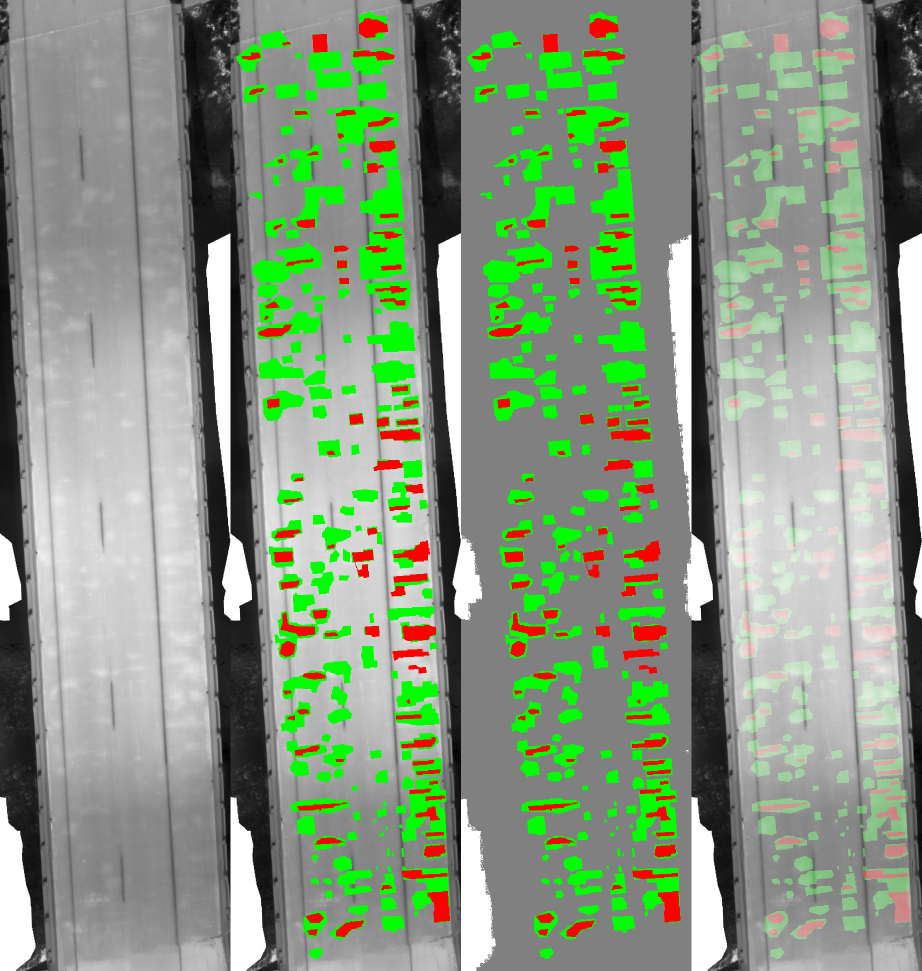
#> input picture SDNET2021_Audit/phase1d_five_bridge_audit/b1_diagnostic.png, 1844 x 1942 px, given in place of FR_NB_Original.png, which was not available (shown at 1/2 size)
$ python audit_script.py
#> lines starting #> are read from the running program, lines starting #| are printed output that depends on the picture; after the words box and inside, x2 and y2 are one past the last pixel; in counts of white or black regions, pixels touching at a corner belong together; pictures that were not available may be replaced by others from this repository, and a replacement may not be noted
import os
import csv
import json
import numpy as np
from PIL import Image, ImageDraw

audit_dir = r"C:\Users\Dell\Documents\SDNET2021_Audit"
irt_dir = os.path.join(audit_dir, "extracted_irt")
out_dir = os.path.join(audit_dir, "phase1d_five_bridge_audit")
os.makedirs(out_dir, exist_ok=True)

bridges = [
    {
        "bridge_id": "B1",
        "bridge_name": "Forest River Northbound",
        "folder": "1.Forest River NB",
        "orig_file": "FR_NB_Original.png",
        "anno_file": "FR_NB_Annotated.png"
    },
    {
        "bridge_id": "B2",
        "bridge_name": "Forest River Southbound",
        "folder": "2.Forest River SB",
        "orig_file": "FR_SB_Original.png",
        "anno_file": "FR_SB_Annotated.png"
    },
    {
        "bridge_id": "B3",
        "bridge_name": "Park River Median",
        "folder": "3.Park River Median",
        "orig_file": "PR_MD_Original.png",
        "anno_file": "PR_MD_Annotated.png"
    },
    {
        "bridge_id": "B4",
        "bridge_name": "Park River Northbound",
        "folder": "4.Park River North Bound",
        "orig_file": "PR_NB_Original.png",
        "anno_file": "PR_NB_Annotaed.png"
    },
    {
        "bridge_id": "B5",
        "bridge_name": "Park River Southbound",
        "folder": "5.Park River South Bound",
        "orig_file": "PR_SB_Original.png",
        "anno_file": "PR_SB_Annotated.png"
    }
]

bridge_summaries = []
all_tiles_records = []

for b in bridges:
    b_id = b["bridge_id"]
    b_name = b["bridge_name"]
    op = os.path.join(irt_dir, b["folder"], b["orig_file"])
    ap = os.path.join(irt_dir, b["folder"], b["anno_file"])

    orig_img = Image.open(op)
#> orig_img is the input picture: PIL image 1844x1942 RGB; mean R, G, B 134.9, 151.6, 128.1
    anno_img = Image.open(ap)
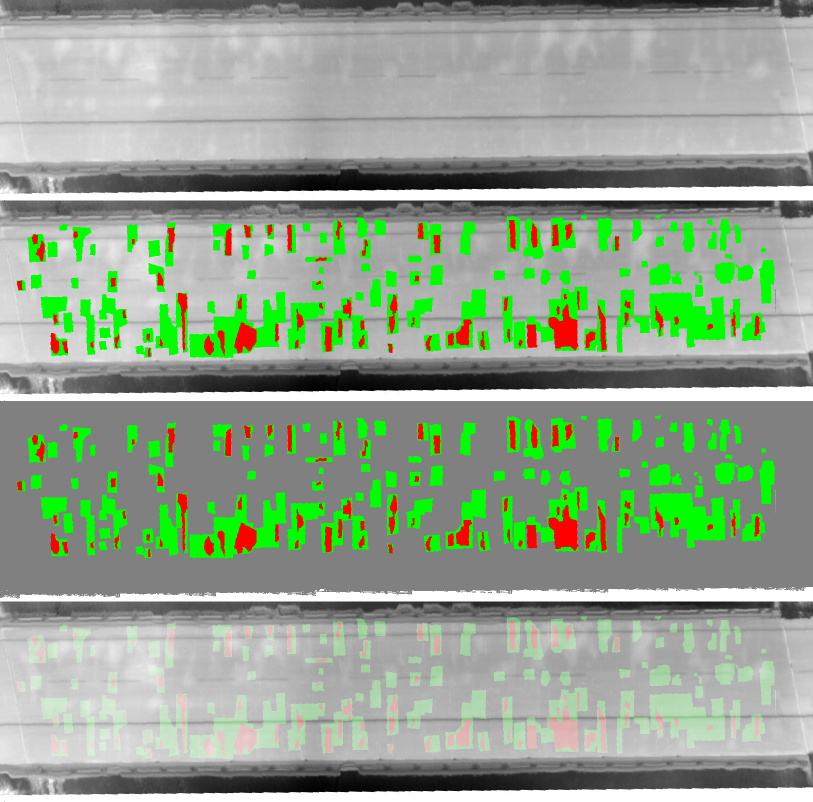
#> input picture SDNET2021_Audit/phase1d_five_bridge_audit/b2_diagnostic.png, 1626 x 1604 px, given in place of FR_NB_Annotated.png, which was not available (shown at 1/2 size)
#> anno_img is the input picture: PIL image 1626x1604 RGB; mean R, G, B 147, 164.3, 141.8

    W, H = orig_img.size
#> W = 1844; H = 1942
    total_px = W * H
#> total_px = 3581048
    dim_match = (orig_img.size == anno_img.size)
#> dim_match = False

    orig_arr = np.array(orig_img)
    anno_arr = np.array(anno_img)

    # Masks
    is_green = (anno_arr[:, :, 0] == 0) & (anno_arr[:, :, 1] == 255) & (anno_arr[:, :, 2] == 0)
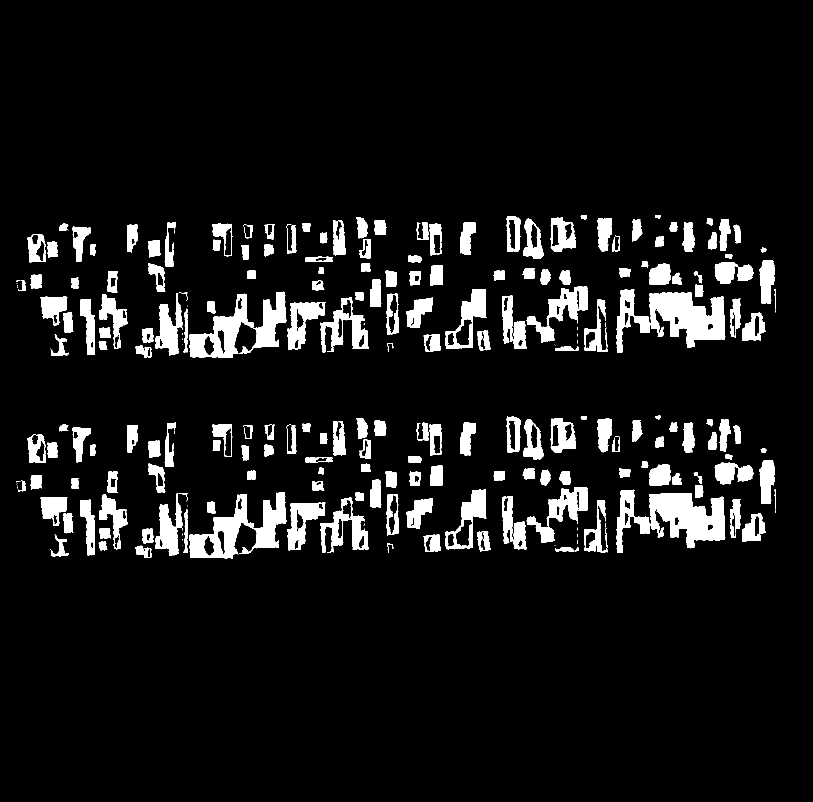
#> is_green: shape (1604, 1626) bool (shown at 1/2 size); 8.2% white; 240 white regions (34 under 20 px), largest, box (x1, y1, x2, y2) and area: (1299, 585, 1451, 696) 10615, (1299, 986, 1451, 1097) 10615, (378, 583, 573, 716) 10376
    is_red   = (anno_arr[:, :, 0] == 255) & (anno_arr[:, :, 1] == 0) & (anno_arr[:, :, 2] == 0)
#> is_red: shape (1604, 1626) bool; 1.9% white; 144 white regions (2 under 20 px), largest, box (x1, y1, x2, y2) and area: (1097, 609, 1157, 701) 3196, (1097, 1010, 1157, 1102) 3196, (468, 644, 514, 707) 1845
    is_white = (anno_arr[:, :, 0] == 255) & (anno_arr[:, :, 1] == 255) & (anno_arr[:, :, 2] == 255)
#> is_white: shape (1604, 1626) bool; 4.7% white; 410 white regions (374 under 20 px), largest, box (x1, y1, x2, y2) and area: (0, 1174, 1626, 1203) 30362, (0, 372, 1626, 401) 30324, (0, 773, 1626, 802) 30324
    is_black = (anno_arr[:, :, 0] == 0) & (anno_arr[:, :, 1] == 0) & (anno_arr[:, :, 2] == 0)
#> is_black: shape (1604, 1626) bool; 0.01% white; 36 white regions (33 under 20 px), largest, box (x1, y1, x2, y2) and area: (637, 375, 649, 381) 37, (637, 776, 649, 782) 37, (637, 1578, 649, 1584) 37
    is_sound = (anno_arr[:, :, 0] == anno_arr[:, :, 1]) & (anno_arr[:, :, 1] == anno_arr[:, :, 2]) & ~is_white & ~is_black
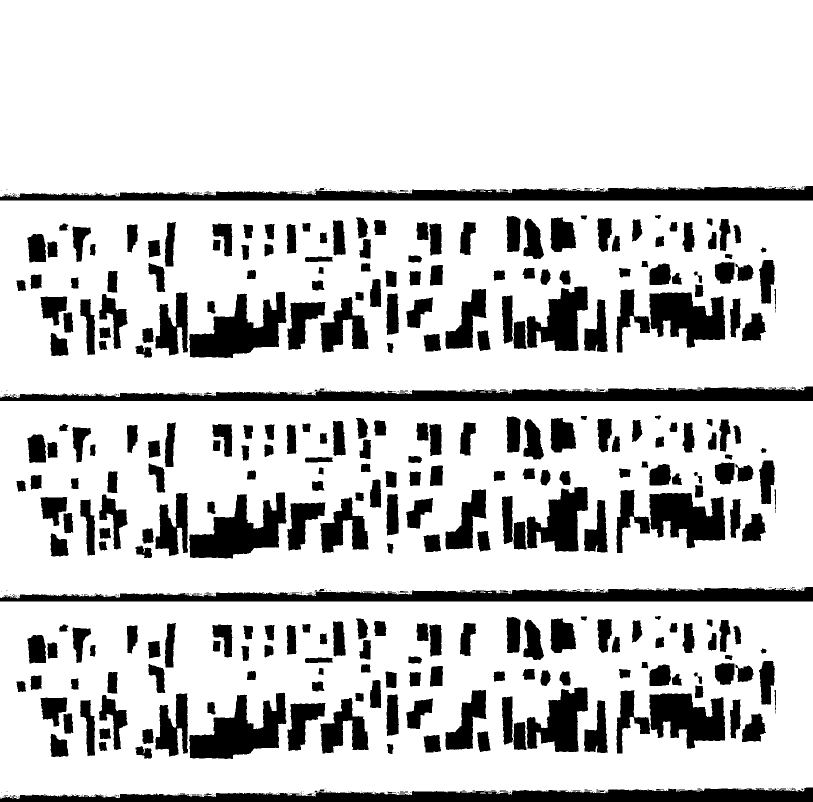
#> is_sound: shape (1604, 1626) bool (shown at 1/2 size); 80.1% white; 740 black regions (407 under 20 px), largest, box (x1, y1, x2, y2) and area: (0, 372, 1626, 401) 30362, (0, 773, 1626, 802) 30362, (0, 1174, 1626, 1203) 30362
    is_ambig = ~is_green & ~is_red & ~is_white & ~is_black & ~is_sound
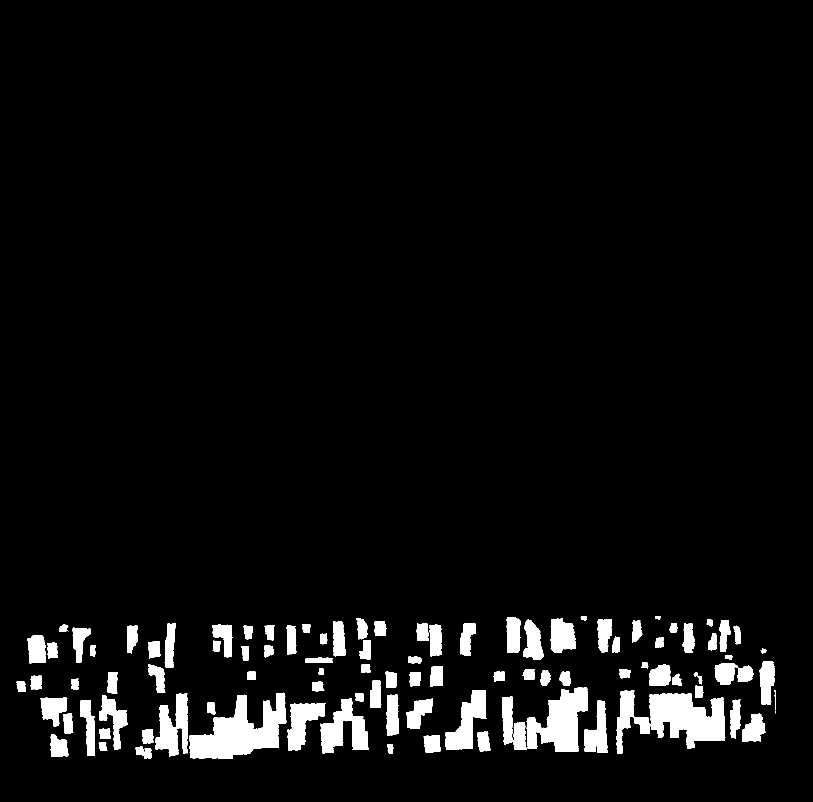
#> is_ambig: shape (1604, 1626) bool (shown at 1/2 size); 5.1% white; 100 white regions (1 under 20 px), largest, box (x1, y1, x2, y2) and area: (378, 1385, 573, 1518) 13546, (1299, 1387, 1451, 1498) 11243, (1053, 1375, 1176, 1504) 9152

    cnt_sound = int(is_sound.sum())
#> cnt_sound = 2088818
    cnt_c2    = int(is_green.sum())
#> cnt_c2 = 214992
    cnt_c3    = int(is_red.sum())
#> cnt_c3 = 48892
    cnt_white = int(is_white.sum())
#> cnt_white = 123274
    cnt_black = int(is_black.sum())
#> cnt_black = 186
    cnt_ambig = int(is_ambig.sum())
#> cnt_ambig = 131942

    # Valid deck mask: Class 1, 2, 3
    valid_deck = is_sound | is_green | is_red
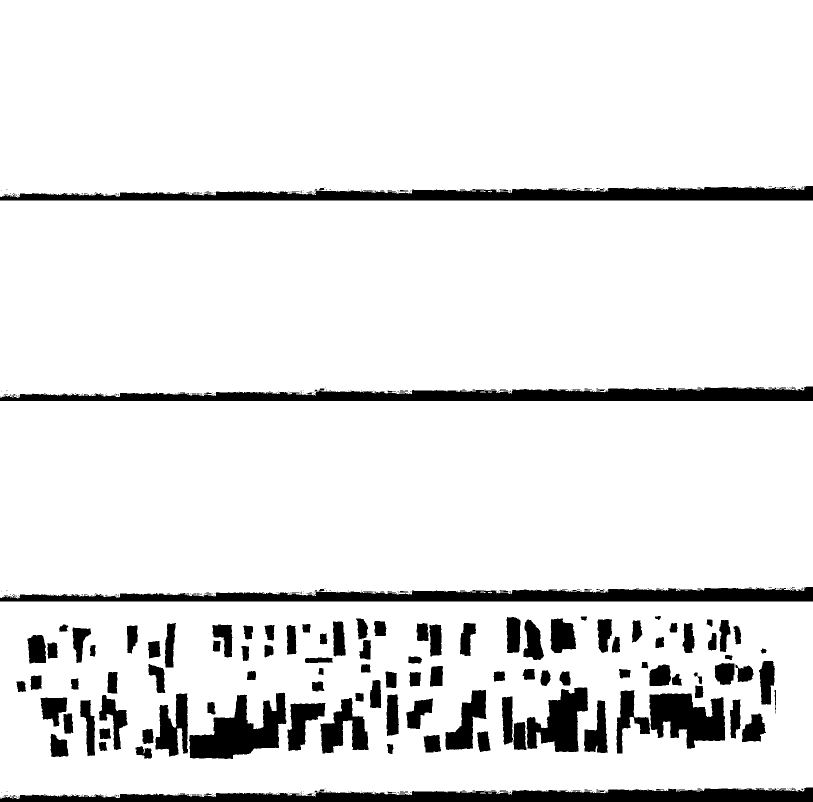
#> valid_deck: shape (1604, 1626) bool (shown at 1/2 size); 90.2% white; 540 black regions (405 under 20 px), largest, box (x1, y1, x2, y2) and area: (0, 372, 1626, 401) 30362, (0, 773, 1626, 802) 30362, (0, 1174, 1626, 1203) 30362
    cnt_valid_deck = int(valid_deck.sum())
#> cnt_valid_deck = 2352702
    cnt_excluded = cnt_white + cnt_black
#> cnt_excluded = 123460

    # Correspondence on sound deck
    orig_gray = orig_arr if len(orig_arr.shape) == 2 else orig_arr[:, :, 0]
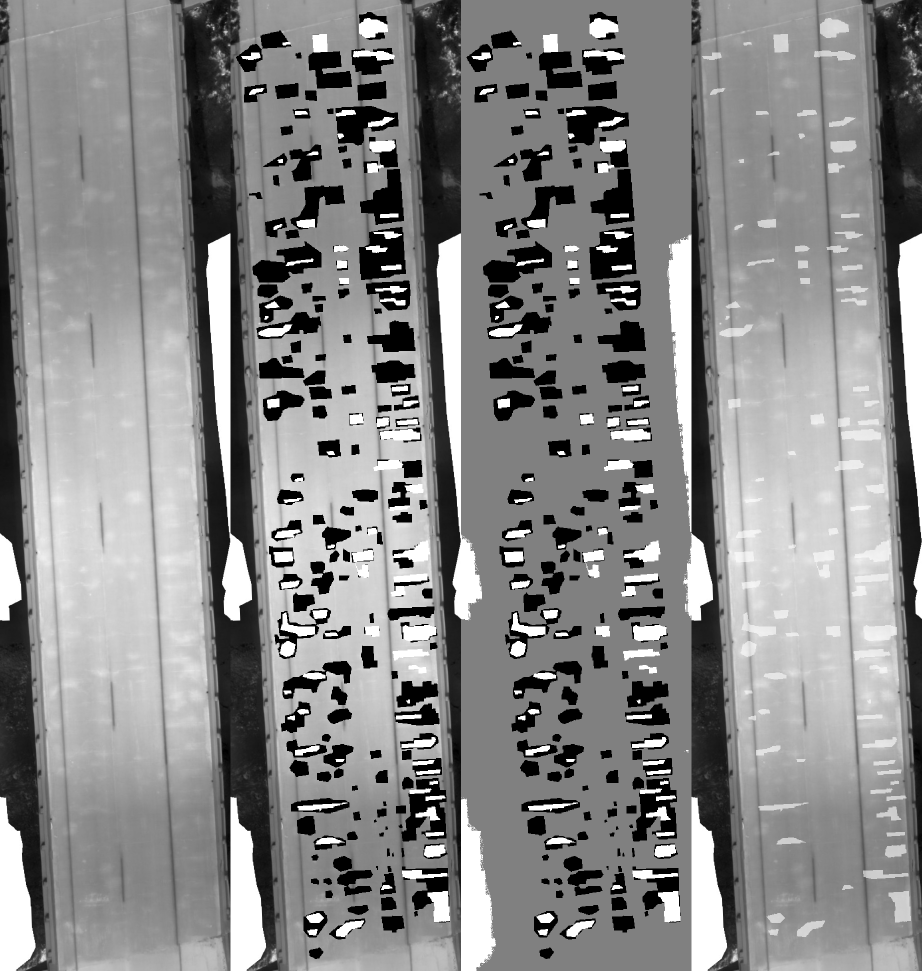
#> orig_gray: shape (1942, 1844) (shown at 1/2 size); min 0, max 255, mean 134.9
#> (the run stopped early here; a loop or call above may not have finished)
